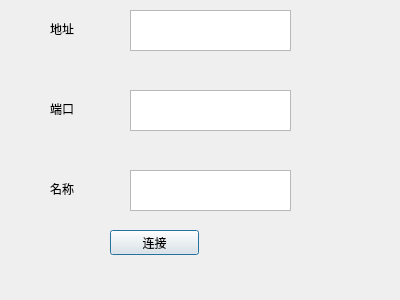
<?xml version="1.0" encoding="UTF-8"?>
<ui version="4.0">
 <class>login</class>
 <widget class="QDialog" name="login">
  <property name="geometry">
   <rect>
    <x>0</x>
    <y>0</y>
    <width>400</width>
    <height>300</height>
   </rect>
  </property>
  <property name="windowTitle">
   <string>Dialog</string>
  </property>
  <widget class="QLabel" name="label">
   <property name="geometry">
    <rect>
     <x>50</x>
     <y>100</y>
     <width>67</width>
     <height>17</height>
    </rect>
   </property>
   <property name="text">
    <string>端口</string>
   </property>
  </widget>
  <widget class="QTextEdit" name="TPORT">
   <property name="geometry">
    <rect>
     <x>130</x>
     <y>90</y>
     <width>161</width>
     <height>41</height>
    </rect>
   </property>
  </widget>
  <widget class="QLabel" name="label_2">
   <property name="geometry">
    <rect>
     <x>50</x>
     <y>20</y>
     <width>67</width>
     <height>17</height>
    </rect>
   </property>
   <property name="text">
    <string>地址</string>
   </property>
  </widget>
  <widget class="QTextEdit" name="TIP">
   <property name="geometry">
    <rect>
     <x>130</x>
     <y>10</y>
     <width>161</width>
     <height>41</height>
    </rect>
   </property>
  </widget>
  <widget class="QLabel" name="label_3">
   <property name="geometry">
    <rect>
     <x>50</x>
     <y>180</y>
     <width>67</width>
     <height>17</height>
    </rect>
   </property>
   <property name="text">
    <string>名称</string>
   </property>
  </widget>
  <widget class="QTextEdit" name="TNAME">
   <property name="geometry">
    <rect>
     <x>130</x>
     <y>170</y>
     <width>161</width>
     <height>41</height>
    </rect>
   </property>
  </widget>
  <widget class="QPushButton" name="pushButton">
   <property name="geometry">
    <rect>
     <x>110</x>
     <y>230</y>
     <width>89</width>
     <height>25</height>
    </rect>
   </property>
   <property name="text">
    <string>连接</string>
   </property>
  </widget>
 </widget>
 <resources/>
 <connections/>
</ui>
